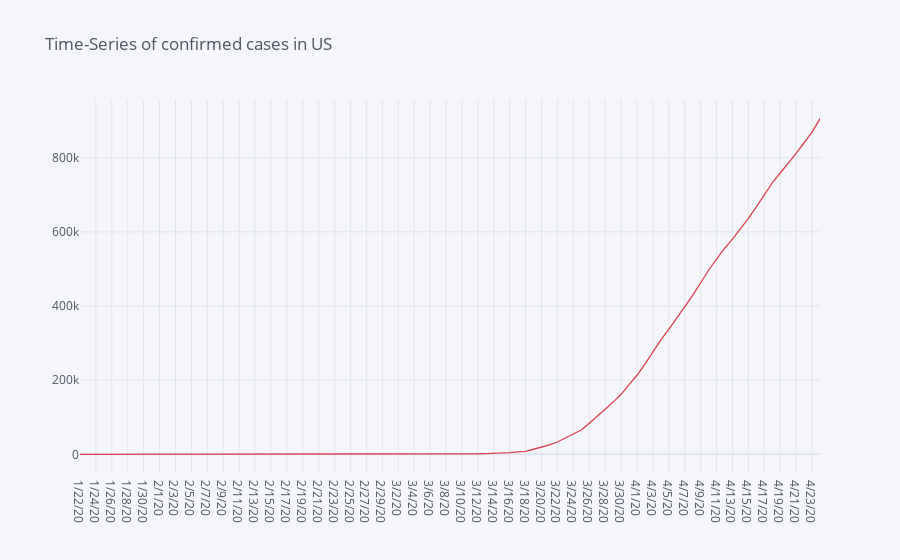

The code cell stored with this chart in its notebook:
### Code cell
covid_country.loc['US'].T.iplot(title='Time-Series of confirmed cases in US', color='red')

### Figure 1 — Plotly figure (JSON) as saved in the notebook; plotly's stock layout.template omitted (floating-point values rounded to 4 significant figures)
{"data": [{"line": {"color": "rgba(219, 64, 82, 1.0)", "dash": "solid", "shape": "linear", "width": 1.3}, "mode": "lines", "name": "US", "text": "", "type": "scatter", "x": ["1/22/20", "1/23/20", "1/24/20", "1/25/20", "1/26/20", "1/27/20", "1/28/20", "1/29/20", "1/30/20", "1/31/20", "2/1/20", "2/2/20", "2/3/20", "2/4/20", "2/5/20", "2/6/20", "2/7/20", "2/8/20", "2/9/20", "2/10/20", "2/11/20", "2/12/20", "2/13/20", "2/14/20", "2/15/20", "2/16/20", "2/17/20", "2/18/20", "2/19/20", "2/20/20", "2/21/20", "2/22/20", "2/23/20", "2/24/20", "2/25/20", "2/26/20", "2/27/20", "2/28/20", "2/29/20", "3/1/20", "3/2/20", "3/3/20", "3/4/20", "3/5/20", "3/6/20", "3/7/20", "3/8/20", "3/9/20", "3/10/20", "3/11/20", "3/12/20", "3/13/20", "3/14/20", "3/15/20", "3/16/20", "3/17/20", "3/18/20", "3/19/20", "3/20/20", "3/21/20", "3/22/20", "3/23/20", "3/24/20", "3/25/20", "3/26/20", "3/27/20", "3/28/20", "3/29/20", "3/30/20", "3/31/20", "4/1/20", "4/2/20", "4/3/20", "4/4/20", "4/5/20", "4/6/20", "4/7/20", "4/8/20", "4/9/20", "4/10/20", "4/11/20", "4/12/20", "4/13/20", "4/14/20", "4/15/20", "4/16/20", "4/17/20", "4/18/20", "4/19/20", "4/20/20", "4/21/20", "4/22/20", "4/23/20", "4/24/20"], "y": [1, 1, 2, 2, 5, 5, 5, 5, 5, 7, 8, 8, 11, 11, 11, 11, 11, 11, 11, 11, 12, 12, 13, 13, 13, 13, 13, 13, 13, 13, 15, 15, 15, 51, 51, 57, 58, 60, 68, 74, 98, 118, 149, 217, 262, 402, 518, 583, 959, 1281, 1663, 2179, 2727, 3499, 4632, 6421, 7783, 13747, 19273, 25600, 33276, 43843, 53736, 65778, 83836, 101657, 121465, 140909, 161831, 188172, 213242, 243622, 275367, 308650, 336802, 366317, 397121, 428654, 462780, 496535, 526396, 555313, 580619, 607670, 636350, 667592, 699706, 732197, 758809, 784326, 811865, 840351, 869170, 905358]}], "layout": {"legend": {"bgcolor": "#F5F6F9", "font": {"color": "#4D5663"}}, "paper_bgcolor": "#F5F6F9", "plot_bgcolor": "#F5F6F9", "title": {"font": {"color": "#4D5663"}, "text": "Time-Series of confirmed cases in US"}, "xaxis": {"gridcolor": "#E1E5ED", "showgrid": true, "tickfont": {"color": "#4D5663"}, "title": {"font": {"color": "#4D5663"}, "text": ""}, "zerolinecolor": "#E1E5ED"}, "yaxis": {"gridcolor": "#E1E5ED", "showgrid": true, "tickfont": {"color": "#4D5663"}, "title": {"font": {"color": "#4D5663"}, "text": ""}, "zerolinecolor": "#E1E5ED"}}}
